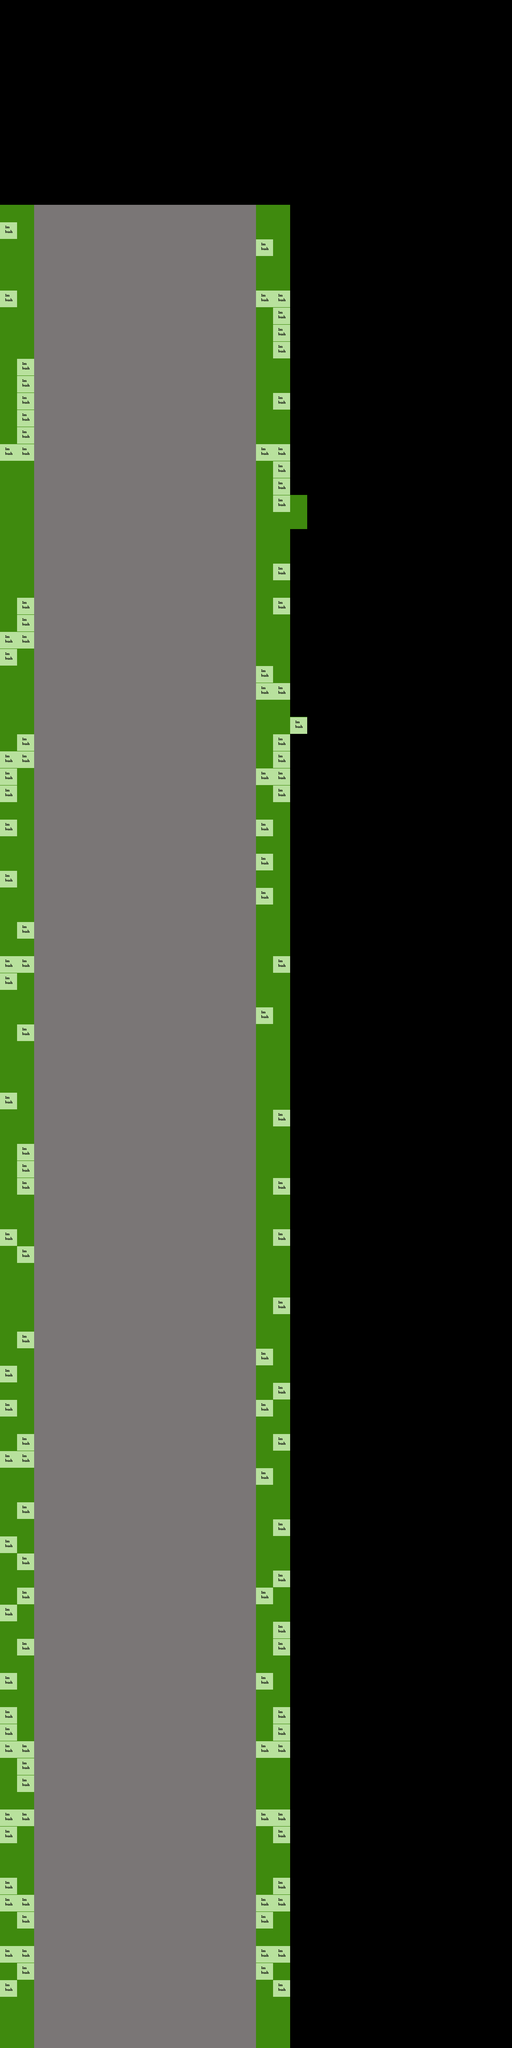

A level layout from a 2D game, rendered from its tile map. Below: a short description, then the map file with tile-grid data replaced by summaries:
An orthogonal 30x120 tile map with 40x40 px tiles, 1 tile layer (Слой тайлов 1) and 12 objects (7x bonus, 4x collision, player).

<map version="1.0" orientation="orthogonal" renderorder="right-down" width="30" height="120" tilewidth="40" tileheight="40" nextobjectid="14">
 <tileset firstgid="1" name="map" tilewidth="40" tileheight="40" tilecount="100" columns="10">
  <image source="map.png" width="425" height="425" />
 </tileset>
 <layer name="Слой тайлов 1" width="30" height="120">
  <data>[3600 cells, 1839 non-empty, 3 distinct tile ids]</data>
 </layer>
 <objectgroup name="player">
  <object id="1" name="player" x="320" y="4760" width="40" height="40" />
 </objectgroup>
 <objectgroup name="collision">
  <object id="2" name="collision" x="600" y="3039" width="80" height="1760" />
  <object id="3" name="collision" x="0" y="3040" width="80" height="1760" />
  <object id="5" name="collision" x="0" y="480" width="80" height="2561" />
  <object id="6" name="collision" x="600" y="480" width="80" height="2559" />
 </objectgroup>
 <objectgroup name="bonus">
  <object id="7" name="bonus" x="480" y="4320" width="40" height="40" />
  <object id="8" name="bonus" x="160" y="3960" width="40" height="40" />
  <object id="9" name="bonus" x="320" y="3560" width="40" height="40" />
  <object id="10" name="bonus" x="200" y="3160" width="40" height="40" />
  <object id="11" name="bonus" x="400" y="2680" width="40" height="40" />
  <object id="12" name="bonus" x="120" y="2200" width="40" height="40" />
  <object id="13" name="bonus" x="400" y="1800" width="40" height="40" />
 </objectgroup>
</map>
